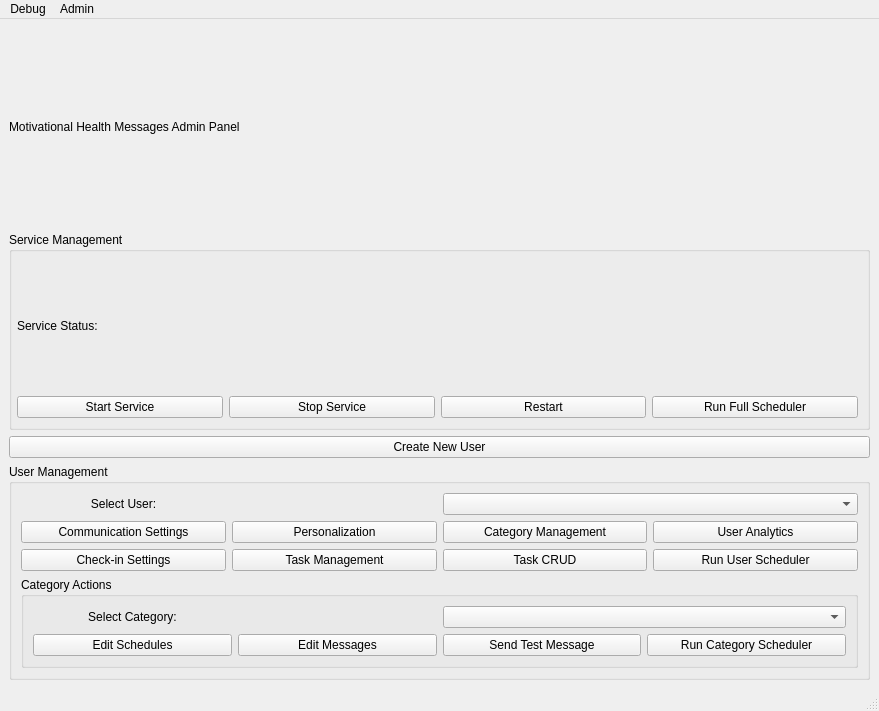
<?xml version="1.0" encoding="UTF-8"?>
<ui version="4.0">
 <class>ui_app_mainwindow</class>
 <widget class="QMainWindow" name="ui_app_mainwindow">
  <property name="geometry">
   <rect>
    <x>0</x>
    <y>0</y>
    <width>879</width>
    <height>711</height>
   </rect>
  </property>
  <property name="windowTitle">
   <string>MainWindow</string>
  </property>
  <widget class="QWidget" name="centralwidget">
   <layout class="QVBoxLayout" name="verticalLayout">
    <item>
     <widget class="QLabel" name="label_mhm_admin_panel">
      <property name="minimumSize">
       <size>
        <width>0</width>
        <height>0</height>
       </size>
      </property>
      <property name="text">
       <string>Motivational Health Messages Admin Panel</string>
      </property>
      <property name="role" stdset="0">
       <string>header</string>
      </property>
     </widget>
    </item>
    <item>
     <widget class="QGroupBox" name="groupBox_server_management">
      <property name="title">
       <string>Service Management</string>
      </property>
             <layout class="QVBoxLayout" name="verticalLayout_2">
       <property name="leftMargin">
        <number>5</number>
       </property>
       <property name="topMargin">
        <number>9</number>
       </property>
       <item>
        <layout class="QGridLayout" name="gridLayout">
         <item row="1" column="0">
          <widget class="QPushButton" name="pushButton_start_service">
           <property name="text">
            <string>Start Service</string>
           </property>
          </widget>
         </item>
         <item row="1" column="1">
          <widget class="QPushButton" name="pushButton_stop_service">
           <property name="text">
            <string>Stop Service</string>
           </property>
          </widget>
         </item>
         <item row="1" column="2">
          <widget class="QPushButton" name="pushButton_restart_service">
           <property name="text">
            <string>Restart</string>
           </property>
          </widget>
         </item>
         <item row="1" column="3">
          <widget class="QPushButton" name="pushButton_run_scheduler">
           <property name="text">
            <string>Run Full Scheduler</string>
           </property>
          </widget>
         </item>
         <item row="0" column="0" colspan="4">
          <widget class="QLabel" name="label_service_status">
           <property name="text">
            <string>Service Status:</string>
           </property>
          </widget>
         </item>
        </layout>
       </item>
      </layout>
     </widget>
    </item>
    <item>
     <widget class="QPushButton" name="pushButton_create_new_user">
      <property name="text">
       <string>Create New User</string>
      </property>
     </widget>
    </item>
    <item>
     <widget class="QGroupBox" name="groupBox_user_management">
      <property name="title">
       <string>User Management</string>
      </property>
      <layout class="QVBoxLayout" name="verticalLayout_4">
       <item>
        <layout class="QGridLayout" name="gridLayout_3">
         <item row="0" column="2" colspan="2">
          <widget class="QComboBox" name="comboBox_users"/>
         </item>
         <item row="0" column="0">
          <widget class="QLabel" name="label_select_user">
           <property name="layoutDirection">
            <enum>Qt::LayoutDirection::LeftToRight</enum>
           </property>
           <property name="text">
            <string>Select User:</string>
           </property>
           <property name="alignment">
            <set>Qt::AlignmentFlag::AlignCenter</set>
           </property>
          </widget>
         </item>
         <item row="2" column="0" rowspan="2" colspan="4">
          <layout class="QGridLayout" name="gridLayout_2">
           <item row="0" column="0">
            <widget class="QPushButton" name="pushButton_communication_settings">
             <property name="cursor">
              <cursorShape>SizeBDiagCursor</cursorShape>
             </property>
             <property name="contextMenuPolicy">
              <enum>Qt::ContextMenuPolicy::ActionsContextMenu</enum>
             </property>
             <property name="toolTipDuration">
              <number>-7</number>
             </property>
             <property name="layoutDirection">
              <enum>Qt::LayoutDirection::LeftToRight</enum>
             </property>
                           <property name="text">
                <string>Communication Settings</string>
               </property>
             </widget>
            </item>
            <item row="0" column="1">
             <widget class="QPushButton" name="pushButton_personalization">
              <property name="text">
               <string>Personalization</string>
              </property>
             </widget>
            </item>
            <item row="0" column="2">
             <widget class="QPushButton" name="pushButton_category_management">
              <property name="text">
               <string>Category Management</string>
              </property>
             </widget>
            </item>
            <item row="0" column="3">
             <widget class="QPushButton" name="pushButton_user_analytics">
              <property name="text">
               <string>User Analytics</string>
              </property>
             </widget>
            </item>
            <item row="1" column="0">
             <widget class="QPushButton" name="pushButton_checkin_settings">
              <property name="text">
               <string>Check-in Settings</string>
              </property>
             </widget>
            </item>
            <item row="1" column="1">
             <widget class="QPushButton" name="pushButton_task_management">
              <property name="text">
               <string>Task Management</string>
              </property>
             </widget>
            </item>
                        <item row="1" column="2">
              <widget class="QPushButton" name="pushButton_task_crud">
               <property name="text">
                <string>Task CRUD</string>
               </property>
              </widget>
             </item>
             <item row="1" column="3">
              <widget class="QPushButton" name="pushButton_run_user_scheduler">
               <property name="text">
                <string>Run User Scheduler</string>
               </property>
              </widget>
             </item>
          </layout>
         </item>
        </layout>
       </item>
       <item>
        <widget class="QGroupBox" name="groupBox_category_actions">
         <property name="title">
          <string>Category Actions</string>
         </property>
         <layout class="QVBoxLayout" name="verticalLayout_5">
          <item>
           <layout class="QGridLayout" name="gridLayout_4">
            <item row="1" column="2">
             <widget class="QPushButton" name="pushButton_send_test_message">
              <property name="text">
               <string>Send Test Message</string>
              </property>
             </widget>
            </item>
            <item row="0" column="0">
             <widget class="QLabel" name="label_select_category">
              <property name="toolTipDuration">
               <number>-2</number>
              </property>
              <property name="layoutDirection">
               <enum>Qt::LayoutDirection::LeftToRight</enum>
              </property>
              <property name="text">
               <string>Select Category:</string>
              </property>
              <property name="alignment">
               <set>Qt::AlignmentFlag::AlignCenter</set>
              </property>
             </widget>
            </item>
            <item row="1" column="1">
             <widget class="QPushButton" name="pushButton_edit_messages">
              <property name="text">
               <string>Edit Messages</string>
              </property>
             </widget>
            </item>
            <item row="0" column="2" colspan="2">
             <widget class="QComboBox" name="comboBox_user_categories"/>
            </item>
                         <item row="1" column="0">
              <widget class="QPushButton" name="pushButton_edit_schedules">
               <property name="text">
                <string>Edit Schedules</string>
               </property>
              </widget>
             </item>
             <item row="1" column="3">
              <widget class="QPushButton" name="pushButton_run_category_scheduler">
               <property name="text">
                <string>Run Category Scheduler</string>
               </property>
              </widget>
             </item>
           </layout>
          </item>
         </layout>
        </widget>
       </item>
      </layout>
     </widget>
    </item>
   </layout>
  </widget>
  <widget class="QMenuBar" name="menubar">
   <property name="geometry">
    <rect>
     <x>0</x>
     <y>0</y>
     <width>879</width>
     <height>21</height>
    </rect>
   </property>
   <widget class="QMenu" name="menuDebug">
    <property name="title">
     <string>Debug</string>
    </property>
    <widget class="QMenu" name="menuCache_Management">
     <property name="title">
      <string>Cache Management</string>
     </property>
     <addaction name="actionView_Cache_Status"/>
     <addaction name="actionForce_Clean_Cache"/>
    </widget>
    <addaction name="actionToggle_Verbose_Logging"/>
    <addaction name="actionView_Log_File"/>
    <addaction name="menuCache_Management"/>
   </widget>
   <widget class="QMenu" name="menuAdmin">
    <property name="title">
     <string>Admin</string>
    </property>
    <addaction name="actionValidate_Configuration"/>
    <addaction name="actionView_All_Users"/>
    <addaction name="actionSystem_Health_Check"/>
   </widget>
   <addaction name="menuDebug"/>
   <addaction name="menuAdmin"/>
  </widget>
  <widget class="QStatusBar" name="statusbar"/>
  <action name="actionToggle_Verbose_Logging">
   <property name="text">
    <string>Toggle Verbose Logging</string>
   </property>
  </action>
  <action name="actionView_Log_File">
   <property name="text">
    <string>View Log File</string>
   </property>
  </action>
  <action name="actionView_Cache_Status">
   <property name="text">
    <string>View Cache Status</string>
   </property>
  </action>
  <action name="actionForce_Clean_Cache">
   <property name="text">
    <string>Force Clean Cache</string>
   </property>
  </action>
  <action name="actionValidate_Configuration">
   <property name="text">
    <string>Validate Configuration</string>
   </property>
  </action>
  <action name="actionView_All_Users">
   <property name="text">
    <string>View All Users</string>
   </property>
  </action>
  <action name="actionSystem_Health_Check">
   <property name="text">
    <string>System Health Check</string>
   </property>
  </action>
 </widget>
 <resources/>
 <connections/>
</ui>
